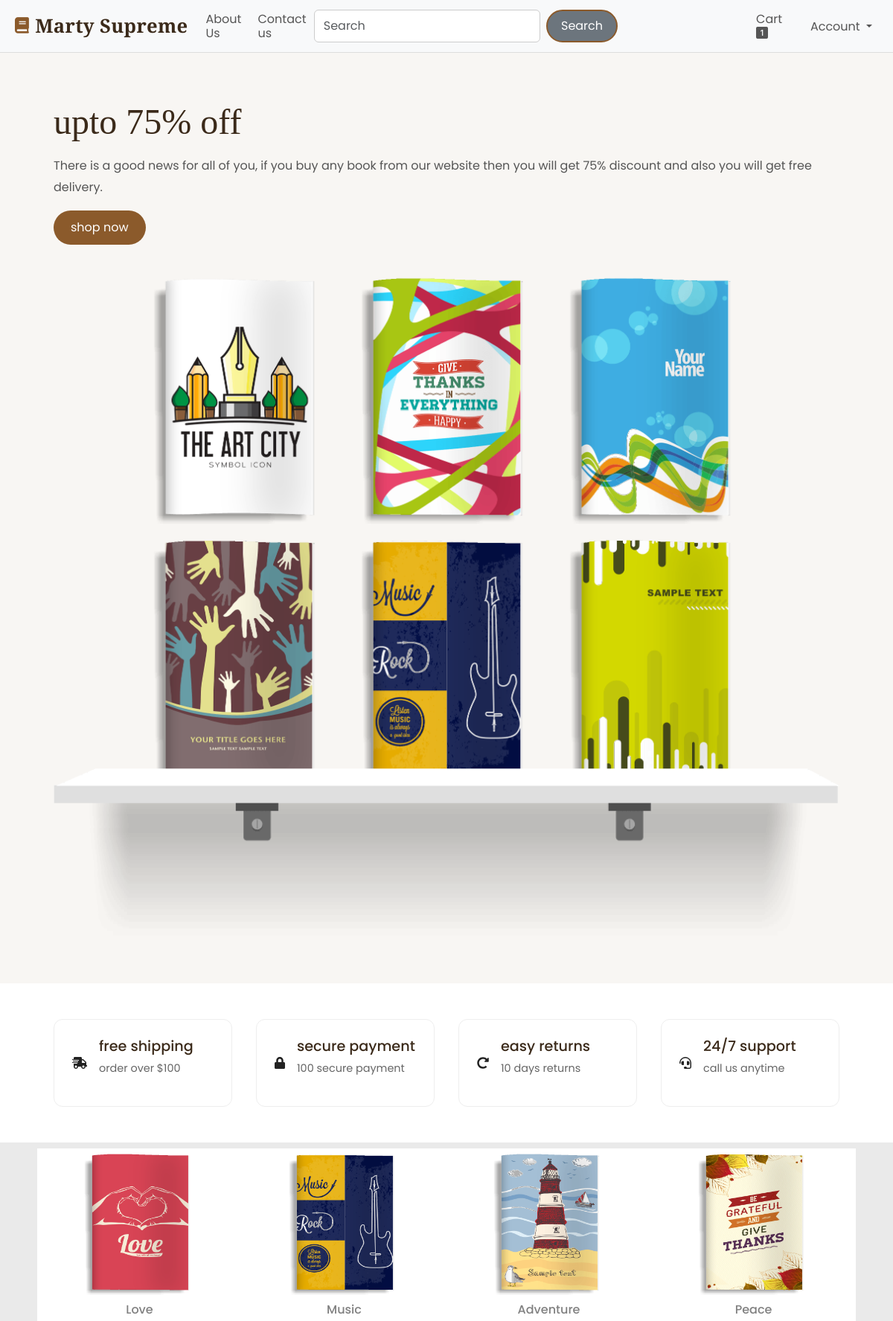
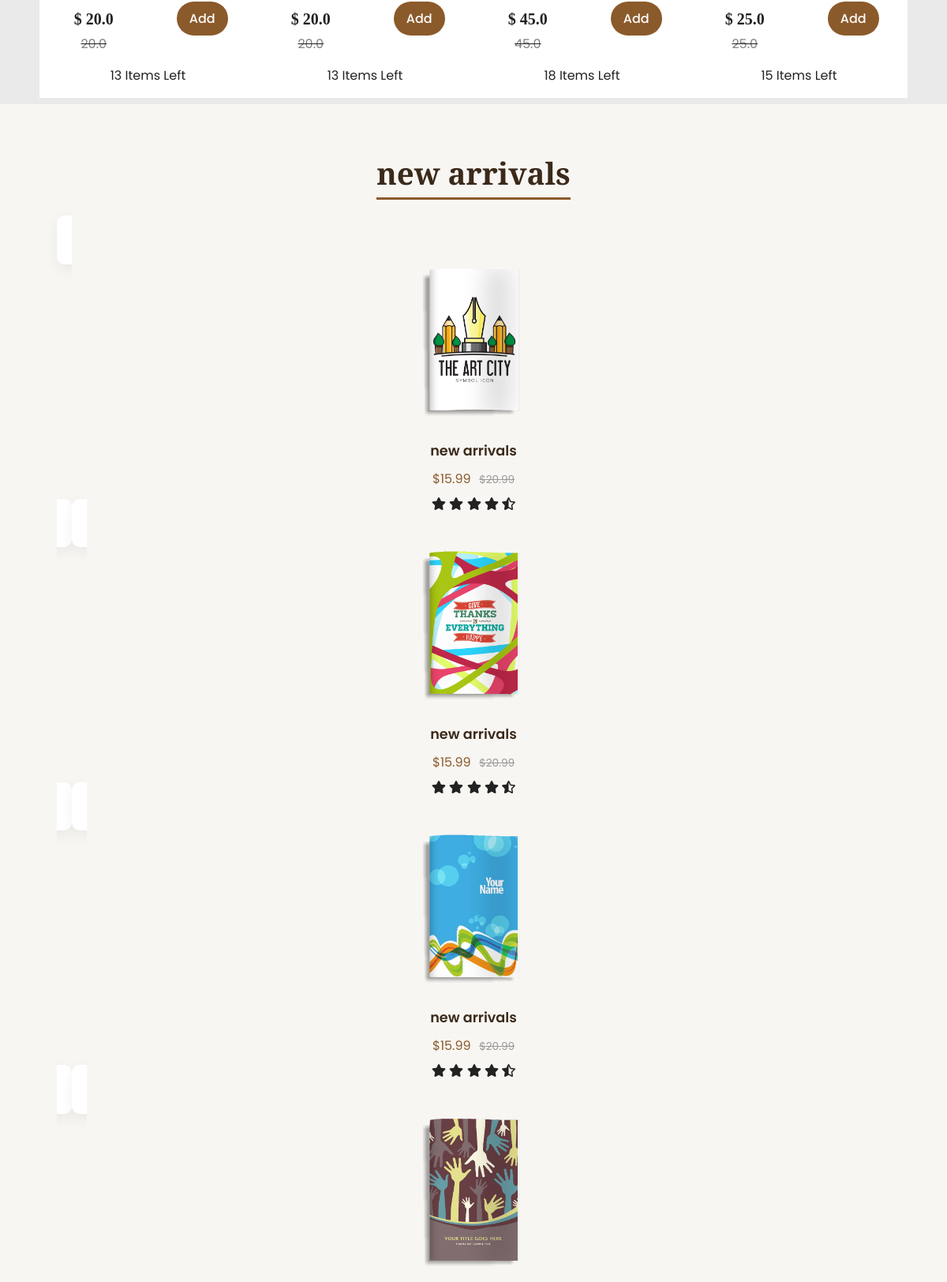
The page / (signed in, upper part) on the database its author committed (2 pictures, top to bottom).
### website/models.py (models this page shows, shortened)
class Product(db.Model):
    id = db.Column(db.Integer, primary_key=True)
    product_name = db.Column(db.String(100), nullable=False)
    current_price = db.Column(db.Float, nullable=False)
    previous_price = db.Column(db.Float, nullable=False)
    in_stock = db.Column(db.Integer, nullable=False)
    product_picture = db.Column(db.String(1000), nullable=False)
    flash_sale = db.Column(db.Boolean, default=False)
    date_added = db.Column(db.DateTime, default=datetime.utcnow())
    carts = db.relationship('Cart', backref=db.backref('product', lazy=True))
    orders = db.relationship('Order', backref=db.backref('product', lazy=True))

### website/views.py (the view)
@views.route('/')
def home():
    items = Product.query.filter_by(flash_sale=True)
    return render_template('home.html', items=items, cart=Cart.query.filter_by(customer_link=current_user.id).all()
                           if current_user.is_authenticated else [])

### website/__init__.py (called while the page is built)
def create_app():
    app = Flask(__name__)
    app.config['SECRET_KEY'] = 'edward'
    app.config['SQLALCHEMY_DATABASE_URI'] = f'sqlite:///{DB_NAME}'
    db.init_app(app)
    @app.errorhandler(404)
    def page_not_found(error):
        return render_template('404.html')
    login_manager = LoginManager()
    login_manager.init_app(app)
    login_manager.login_view = 'auth.login'
    @login_manager.user_loader
    def load_user(id):
        return Customer.query.get(int(id))
    from .views import views
    from .auth import auth
    from .admin import admin
    from .models import Customer, Cart, Product, Order
    app.register_blueprint(views, url_prefix='/') #localhost:5000/about-us
    app.register_blueprint(auth, url_prefix='/') #localhost:5000/auth/change-password
    app.register_blueprint(admin, url_prefix='/')
    return app

### website/templates/home.html (shortened to what this page needs)
{% extends 'base.html' %}
{% block body %}
<section class="home" id="home">
    <div class="row">
        <div class="content">
            <h3>upto 75% off</h3>
            <p>There is a good news for all of you, if you buy any book from our website then you will get 75% discount and also you will get free delivery.</p>
            <a href="#" class="btn">shop now</a>
        </div>
        <div class="swiper books-slider">
            <div class="swiper-wrapper">
                <a href="#" class="swiper-slide"><img src="../static/image/book-1.png" alt=""></a>
                <a href="#" class="swiper-slide"><img src="../static/image/book-2.png" alt=""></a>
                <a href="#" class="swiper-slide"><img src="../static/image/book-3.png" alt=""></a>
                <a href="#" class="swiper-slide"><img src="../static/image/book-4.png" alt=""></a>
                <a href="#" class="swiper-slide"><img src="../static/image/book-5.png" alt=""></a>
                <a href="#" class="swiper-slide"><img src="../static/image/book-6.png" alt=""></a>
            </div>
            <img src="../static/image/stand.png" class="stand" alt="">
        </div>
    </div>
</section>
<section class="icons-container">
    <div class="icons">
        <i class="fas fa-shipping-fast"></i>
        <div class="content">
            <h3>free shipping</h3>
            <p>order over $100</p>
        </div>
    </div>
    <div class="icons">
        <i class="fas fa-lock"></i>
        <div class="content">
            <h3>secure payment</h3>
            <p>100 secure payment</p>
        </div>
    </div>
    <div class="icons">
        <i class="fas fa-redo-alt"></i>
        <div class="content">
            <h3>easy returns</h3>
            <p>10 days returns</p>
        </div>
    </div>
    <div class="icons">
        <i class="fas fa-headset"></i>
        <div class="content">
            <h3>24/7 support</h3>
            <p>call us anytime</p>
        </div>
    </div>
</section>
<div class="container text-center">
    <div class="row" style="margin: 8px; background-color: rgb(219, 218, 218);" id="column">
        {% for item in items %}
        <div class="col" style="background-color: white;">
            <img src="{{ item.product_picture }}" alt="" style="height: 202px; width: 180px; border-radius: 10px;">
            <div class="row" style="margin-top: 5px;">
                <h6 style="color: gray;">{{ item.product_name }}</h6>
            </div>
            <div class="row" style="margin-top: 10px;">
                <div class="col">
                    <h5 style="font-weight: 600; font-family: 'Times New Roman', Times, serif;">$ {{ item.current_price }}</h5>
                    <strike><p style="color: gray;">{{ item.current_price }}</p></strike>
                </div>
                <div class="col">
                    <a href="/add-to-cart/{{ item.id }}">Add</a>
                </div>
            </div>
            <div class="row">
                <p>{{ item.in_stock }}  Items Left</p>
            </div>
        </div>
        {% endfor %}
    </div>
</div>
<section class="arrivals" id="arrivals">
    <h1 class="heading"> <span>new arrivals</span> </h1>
    <div class="swiper arrivals-slider">
        <div class="swiper-wrapper">
            <a href="#" class="swiper-slide box">
                <div class="image">
                    <img src="../static/image/book-1.png" alt="">
                </div>
                <div class="content">
                    <h3>new arrivals</h3>
                    <div class="price">$15.99 <span>$20.99</span></div>
                    <div class="stars">
                        <i class="fas fa-star"></i>
                        <i class="fas fa-star"></i>
                        <i class="fas fa-star"></i>
                        <i class="fas fa-star"></i>
                        <i class="fas fa-star-half-alt"></i>
                    </div>
                </div>
            </a>
            <a href="#" class="swiper-slide box">
                <div class="image">
                    <img src="../static/image/book-2.png" alt="">
                </div>
                <div class="content">
                    <h3>new arrivals</h3>
                    <div class="price">$15.99 <span>$20.99</span></div>
                    <div class="stars">
                        <i class="fas fa-star"></i>
                        <i class="fas fa-star"></i>
                        <i class="fas fa-star"></i>
                        <i class="fas fa-star"></i>
                        <i class="fas fa-star-half-alt"></i>
                    </div>
                </div>
            </a>
            <a href="#" class="swiper-slide box">
                <div class="image">
                    <img src="../static/image/book-3.png" alt="">
                </div>
                <div class="content">
                    <h3>new arrivals</h3>
                    <div class="price">$15.99 <span>$20.99</span></div>
                    <div class="stars">
                        <i class="fas fa-star"></i>
                        <i class="fas fa-star"></i>
                        <i class="fas fa-star"></i>
                        <i class="fas fa-star"></i>
                        <i class="fas fa-star-half-alt"></i>
                    </div>
                </div>
            </a>
            <a href="#" class="swiper-slide box">
                <div class="image">
                    <img src="../static/image/book-4.png" alt="">
                </div>
            </a>
        </div>
    </div>
</section>
{% endblock %}

### website/static/css/style.css (style rules this page uses)
body { background: #f8f6f3; color: #222; font-family: 'Poppins', sans-serif; }
.container .row .col .row .col a { background-color: #8b5a2b; padding: 10px 16px; border-radius: 25px; text-decoration: none; color: white; font-weight: 500; transition: 0.3s ease; }
.home { background: #f8f6f3; padding: 4rem 6%; }
.home .row { display: flex; align-items: center; flex-wrap: wrap; gap: 2rem; }
.home .content { flex: 1 1 40rem; }
.home .content h3 { font-family: 'Playfair Display', serif; font-size: 3rem; color: #3b2a1a; }
.home .content p { font-size: 1rem; color: #555; line-height: 1.8; margin: 1rem 0; }
.home .content .btn { background: #8b5a2b; color: #fff; padding: 10px 22px; border-radius: 30px; }
.books-slider { flex: 1 1 40rem; text-align: center; }
.books-slider .swiper-slide img { height: 22rem; }
.books-slider .stand { width: 100%; margin-top: -2rem; }
.icons-container { display: grid; grid-template-columns: repeat(auto-fit, minmax(220px, 1fr)); gap: 2rem; padding: 3rem 6%; background: #ffffff; }
.icons-container .icons { display: flex; align-items: center; gap: 1rem; padding: 1.5rem; border: 1px solid #eee; border-radius: 12px; }
.icons-container .icons h3 { font-size: 1.2rem; color: #3b2a1a; }
.icons-container .icons p { font-size: .9rem; color: #666; }
.arrivals { background: #f8f6f3; padding: 4rem 6%; }
.arrivals .heading { text-align: center; margin-bottom: 3rem; }
.arrivals .heading span { font-family: 'Playfair Display', serif; font-size: 2.4rem; font-weight: 700; color: #3b2a1a; border-bottom: 3px solid #8b5a2b; padding-bottom: .3rem; }
.arrivals .arrivals-slider { margin-bottom: 2.5rem; }
.arrivals .box { background: #ffffff; border-radius: 10px; padding: 1.2rem; text-align: center; text-decoration: none; color: inherit; box-shadow: 0 6px 18px rgba(0,0,0,0.06); transition: transform .3s ease, box-shadow .3s ease; }
.arrivals .box .image { padding: 1rem; }
.arrivals .box img { height: 200px; object-fit: contain; }
.arrivals .box .content h3 { font-size: 1.1rem; font-weight: 600; color: #3b2a1a; margin: .8rem 0; }
.arrivals .box .price { font-size: 1rem; color: #8b5a2b; margin-bottom: .5rem; }
.arrivals .box .price span { font-size: .85rem; color: #999; text-decoration: line-through; margin-left: .4rem; }
.arrivals .stars { margin-top: .4rem; }

### rows shown on the page
Product: product_picture (picture), product_name "Love", current_price "20.0", in_stock "13"
Product: product_picture (picture), product_name "Music", current_price "20.0", in_stock "13"
Product: product_picture (picture), product_name "Adventure", current_price "45.0", in_stock "18"
Product: product_picture (picture), product_name "Peace", current_price "25.0", in_stock "15"
